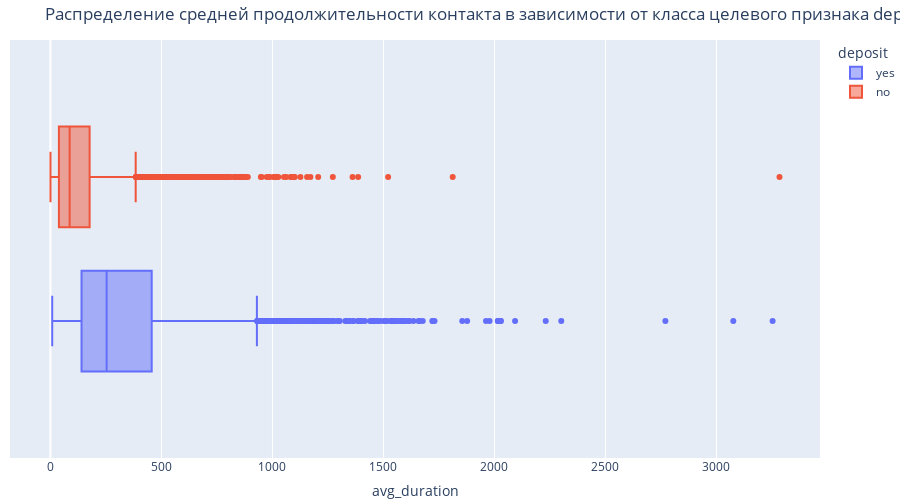

The notebook cell this image was saved under:
### Code cell
fig = px.box(
  data_frame=df,
  x='avg_duration',
  color='deposit',
  height=500,
  width=900,
  title='Распределение средней продолжительности контакта в зависимости от класса целевого признака deposit')

fig.update_layout(margin=dict(l=10, r=10, t=40, b=0))
fig.show()

### Figure 1 — Plotly figure (JSON) as saved in the notebook; plotly's stock layout.template omitted (floating-point values rounded to 4 significant figures; data arrays with more than 128 entries replaced by an {"elided": "..."} marker saying what was removed)
{"data": [{"alignmentgroup": "True", "hovertemplate": "deposit=yes<br>avg_duration=%{x}<extra></extra>", "legendgroup": "yes", "marker": {"color": "#636efa"}, "name": "yes", "notched": false, "offsetgroup": "yes", "orientation": "h", "showlegend": true, "type": "box", "x": {"elided": "4681 float values"}, "x0": " ", "xaxis": "x", "y0": " ", "yaxis": "y"}, {"alignmentgroup": "True", "hovertemplate": "deposit=no<br>avg_duration=%{x}<extra></extra>", "legendgroup": "no", "marker": {"color": "#EF553B"}, "name": "no", "notched": false, "offsetgroup": "no", "orientation": "h", "showlegend": true, "type": "box", "x": {"elided": "5424 float values"}, "x0": " ", "xaxis": "x", "y0": " ", "yaxis": "y"}], "layout": {"boxmode": "group", "height": 500, "legend": {"title": {"text": "deposit"}, "tracegroupgap": 0}, "margin": {"b": 0, "l": 10, "r": 10, "t": 40}, "title": {"text": "Распределение средней продолжительности контакта в зависимости от класса целевого признака deposit"}, "width": 900, "xaxis": {"anchor": "y", "domain": [0, 1], "title": {"text": "avg_duration"}}, "yaxis": {"anchor": "x", "domain": [0, 1]}}}
